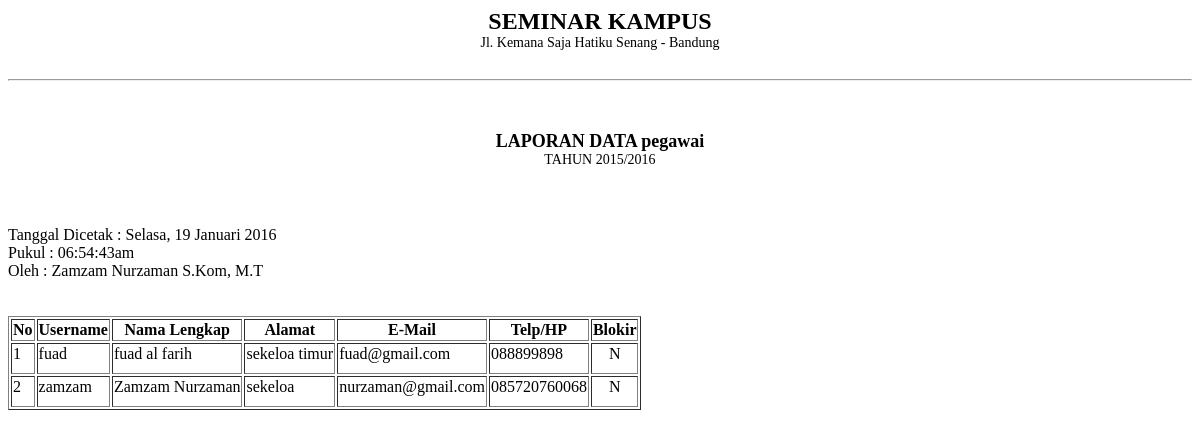
/pegawai/module_pegawai/table_pegawai.php, run on the app's committed database.
### tables this page shows
CREATE TABLE `pegawai` (
  `username` varchar(50) NOT NULL,
  `password` varchar(50) NOT NULL,
  `nama_lengkap` varchar(50) NOT NULL,
  `alamat` varchar(100) NOT NULL,
  `email` varchar(50) NOT NULL,
  `telp` varchar(20) NOT NULL,
  `blokir` enum('Y','N') NOT NULL
);

### pegawai/module_pegawai/table_pegawai.php (the view, shortened to what this page needs)
<?php
$array_hari = array(1=>"Senin","Selasa","Rabu","Kamis","Jumat", "Sabtu","Minggu");
$hari = $array_hari[date("N")];
$tanggal = date ("j");
$array_bulan = array(1=>"Januari","Februari","Maret", "April", "Mei", "Juni","Juli","Agustus","September","Oktober", "November","Desember");
$bulan = $array_bulan[date("n")];
$tahun = date("Y");
echo '
<div class="title">SEMINAR KAMPUS</div>
          <div class="stat">Jl. Kemana Saja Hatiku Senang - Bandung</div>
          <hr size="2">
          <div class="sub-title">LAPORAN DATA pegawai</div>
          <div class="sub-stat">TAHUN 2015/2016</div>
          <br>
          Tanggal Dicetak : '.$hari . ", ".$tanggal." ".$bulan." ".$tahun.'
          <br>
          Pukul : '.date("h:i:sa").'
          <br>
          Oleh : Zamzam Nurzaman S.Kom, M.T
            <br>
'
?>
<table border="1">
        <tr>
          <th>No</th>
          <th>Username</th>
          <th>Nama Lengkap</th>
          <th>Alamat</th>
          <th>E-Mail</th>
          <th>Telp/HP</th>
          <th>Blokir</th>
        </tr>
      <tbody border="1">
<?php
	$tampil_pegawai = mysql_query("SELECT * FROM pegawai ORDER BY username");
    $no=1;
    while ($tampil=mysql_fetch_array($tampil_pegawai)){
       echo "<tr><td>$no</td>
             <td class='tab-col'>$tampil[username]</td>
             <td>$tampil[nama_lengkap]</td>
             <td>$tampil[alamat]</td>
             <td>$tampil[email]</td>
             <td>$tampil[telp]</td>
             <td align=center>$tampil[blokir]</td>
            </tr>
             ";
        $no++;
    }
  echo "
        </tbody>
        </table>
        </div>";
?>

### pegawai/module_pegawai/table_pegawai.php (style rules this page uses)
.title { font-size: 24px; font-weight: bold; margin-bottom: 0px; text-align: center; }
.stat { font-size: 14px; padding-bottom: 20px; text-align: center; }
.sub-title { font-size: 18px; font-weight: bold; text-align: center; margin-top: 50px; }
.sub-stat { text-align: center; margin-bottom: 40px; font-size: 14px; font-weight: 100; }
td { padding-bottom: 10px; }

### data on the page
pegawai: username "fuad", nama_lengkap "fuad al farih", alamat "sekeloa timur", email "fuad@gmail.com", telp "088899898", blokir "N"
pegawai: username "zamzam", nama_lengkap "Zamzam Nurzaman", alamat "sekeloa", email "nurzaman@gmail.com", telp "085720760068", blokir "N"

### other printed values
$tanggal "19"
